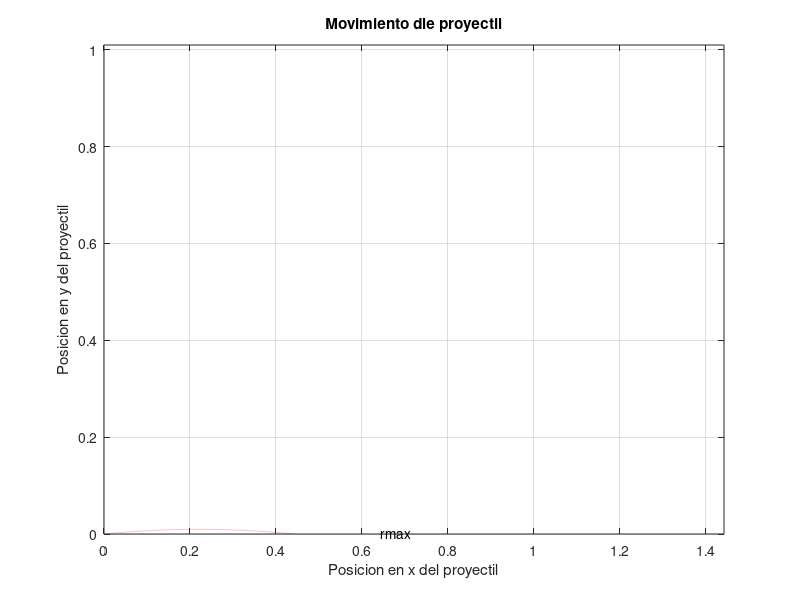

The MATLAB source for this figure:
%Este guion grafica el movimiento de un proyectil con una velocidad
%inicial Vo y un ángulo incial 0o
%Además, calcula la altura máxima y el alcance máximo del proyectil.
clc
vo = input('Introduzca la velocidad incial en mts/seg vo = ');
teta= input('Introduzca el ángulo incial en grados, teta0 = ');
teta0 = teta*pi/180;
tf=2*vo*sin(teta0)/9.81;
%Es para darle formato a la grafica, en valor de inicio: escala de divison:
% valor final, sirve para generar valores para el parametro t.
%NOTA OTRA FORMA DER HACERLO t = linspace(0, tf)
t=0:tf/1000:tf;
x=vo*cos(teta0)*t;
y=vo*sin(teta0)*t-0.5*9.81*t.^2;
hmax= max(y);
rmax=max(x);
fprintf('\n')
%Que es lo que ese caracter de %numero
fprintf('Altura máxima= %6.2f \n', hmax);
fprintf('Alcance máximo= %6.2f \n', rmax);
%Comandos para poder graficar funciones parametricas.
plot(x,y,'r: ') %Caracteristicas de comando plot. rojo: 
axis([0 rmax+1 0 hmax+1])
xlabel('Posicion en x del proyectil')
ylabel('Posicion en y del proyectil')
title('Movimiento dle proyectil')
text(0.5*rmax-1,hmax+0.2,'hmax')
text(rmax+.2,0,'rmax')
grid on

